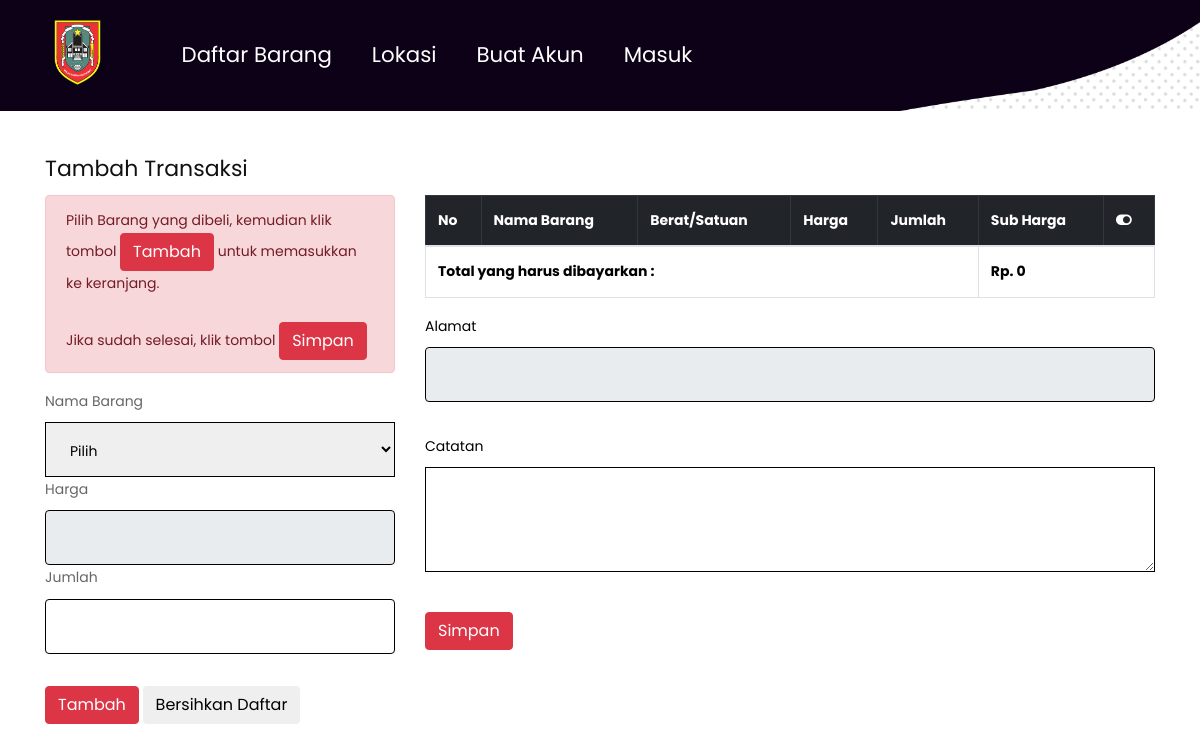
Before: /mohon_input.php (signed in) with the older database file.
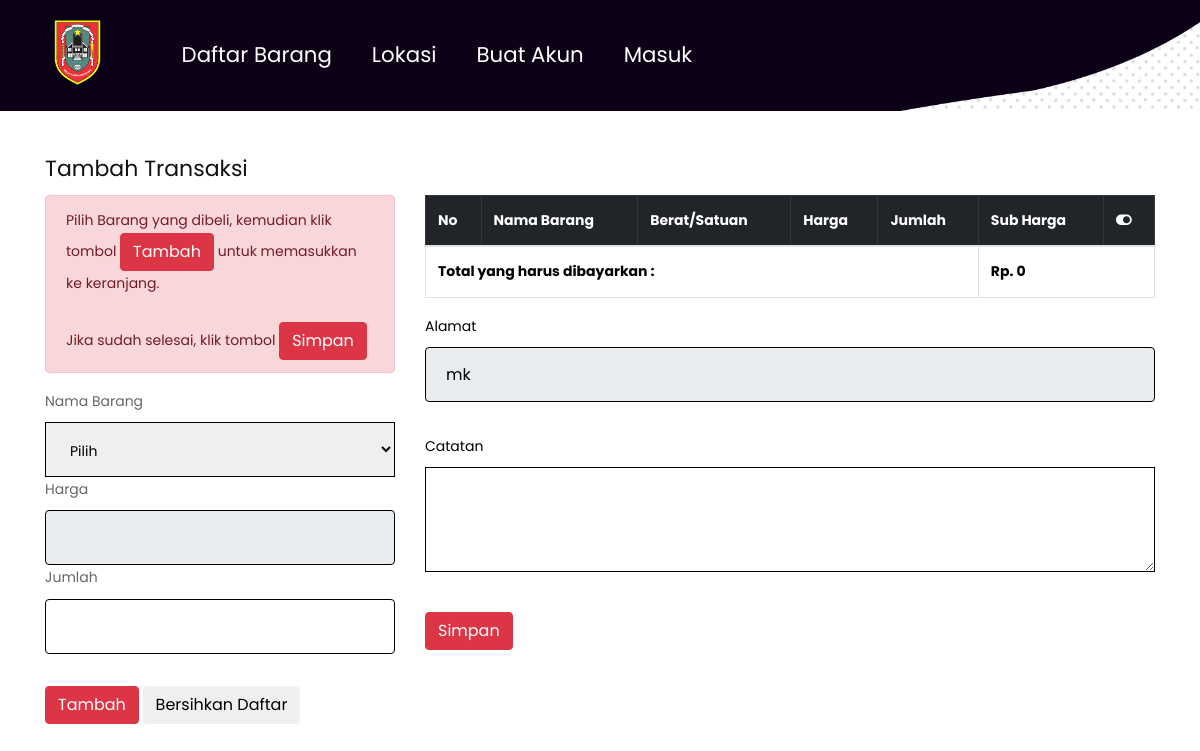
After: the same page with the newer database file.
### tables this page shows
CREATE TABLE `user` (
  `id` int(5) NOT NULL,
  `nama` varchar(100) NOT NULL,
  `username` varchar(10) NOT NULL,
  `password` varchar(10) NOT NULL,
  `nik` varchar(30) NOT NULL,
  `telp` varchar(15) NOT NULL,
  `alamat` text NOT NULL,
  `level` varchar(30) NOT NULL,
  `luaslahan` varchar(50) NOT NULL,
  `kelompok` varchar(50) NOT NULL,
  `file1` text NOT NULL,
  `file2` text NOT NULL,
  `file3` text NOT NULL,
  `status` varchar(50) NOT NULL
);

### mohon_input.php (the view, shortened to what the changed rows need)
<?php require('header.php') ?>
    <div class="container">
        <br><br><br><br><br><br><div class="row">
            <div class="col-lg-12">
                <h2>Tambah Transaksi</h2>
            </div>
        </div>
        <div class="row">
            <div class="col-lg-8">
                <div class="panel panel-default" style="color: black;">
                    <div class="panel-body">
                         <form role="form" action="" method="POST">
                            <div class="table-responsive">
                                <table class="table table-bordered table-hover" id="dataTables-example">
                                    <thead class="success table-dark">
                                        <tr>
                                            <th>No</th>
                                            <th>Nama Barang</th>
                                            <th>Berat/Satuan</th>
                                            <th>Harga</th>
                                            <th>Jumlah</th>
                                            <th>Sub Harga</th>
                                            <th><i class="fa fa-toggle-on"></i></th>
                                        </tr>
                                    </thead>
                                        <?php $no=1; $totalbelanja = 0; foreach ($_SESSION['keranjang'] as $idinventori => $jumlah) :
                                            $jenis = mysqli_query($kon, "SELECT * FROM inventori WHERE idinventori = '$idinventori'");
                                            $data = mysqli_fetch_assoc($jenis);
                                            $subharga = $data['harga']*$jumlah;?>
                                            <tr class="odd gradeX">
                                                <td><?= $no++; ?></td>
                                                <td><?= $data['namainven'] ?></td>
                                                <td><?= $data['satuan'] ?></td>
                                                <td><?= $data['harga'] ?></td>
                                                <td><?= $jumlah ?></td>
                                                <td>Rp. <?= $subharga ?></td>
                                                <td> <a href="mohon_hapus.php?idinventori=<?php echo $data['idinventori'] ?>" class="btn btn-outline btn-danger btn-sm">hapus</a> </td>
                                            </tr>
                                        <?php $totalbelanja+=$subharga; ?>
                                        <?php endforeach ?>
                                    <tfoot>
                                    <tr>
                                        <th colspan="5">Total yang harus dibayarkan : </th>
                                        <th colspan="2">
                                        <span>Rp. <?= number_format($totalbelanja,0,',','.') ?></span>
                                        </th>
                                    </tr>
                                    </tfoot>
                                </table>
                            </div>
                            <div class="form-group">
                                <label>Alamat</label>
                                <?php $qr = mysqli_query($kon, "SELECT * FROM user WHERE id = '$memori[id]'");
                                $rt = mysqli_fetch_array($qr); ?>
                                <input type="text" class="email-bt form-control" value="<?= $rt['alamat'] ?>" readonly/>
                            </div>
                        </form>
                    </div>
                </div>
            </div>
        </div>
    </div>
   </body>
</html>

Changed rows visible on the page:
now on this page (row edited): user: alamat "mk"
